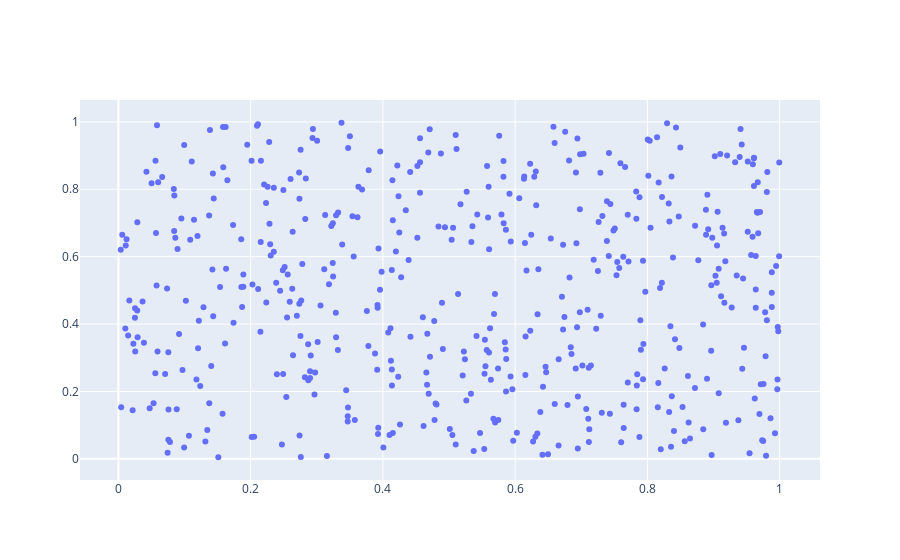

The code cell stored with this chart in its notebook:
### Code cell
data=[trace]
iplot(data)

### Figure 1 — Plotly figure (JSON) as saved in the notebook; plotly's stock layout.template omitted (floating-point values rounded to 4 significant figures; data arrays with more than 128 entries replaced by an {"elided": "..."} marker saying what was removed)
{"data": [{"mode": "markers", "type": "scatter", "x": {"elided": "500 float values"}, "y": {"elided": "500 float values"}}], "layout": {}}
